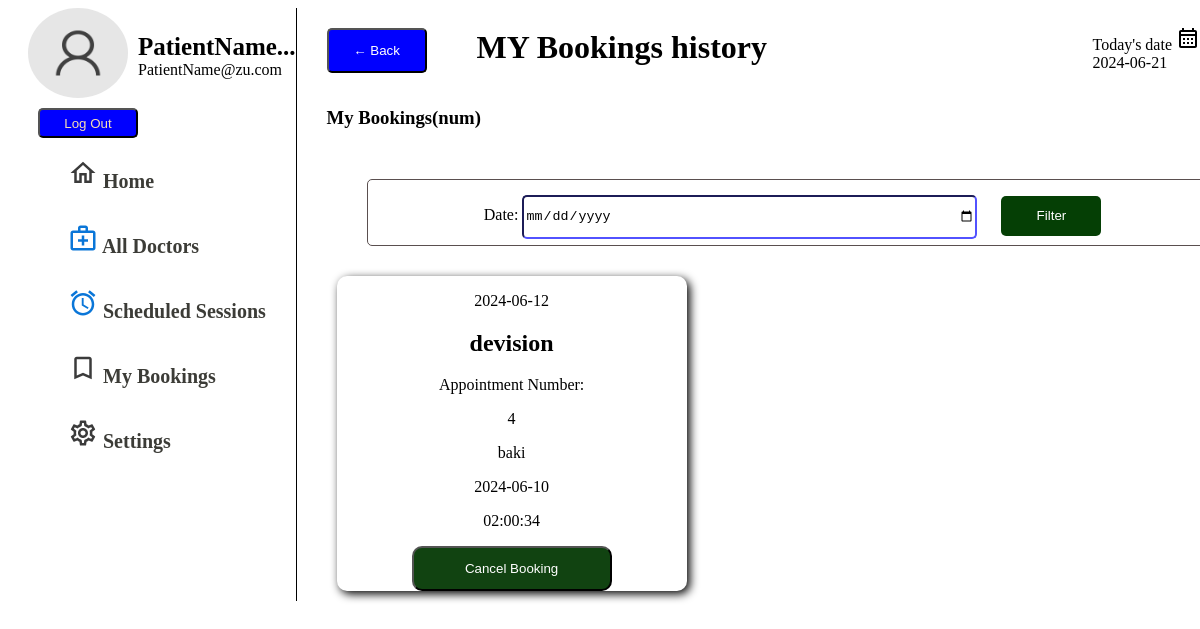
The app's page /patient/Book.php with its own data.
### tables this page shows
CREATE TABLE `appointment` (
  `name` varchar(255) NOT NULL,
  `apo_num` int(255) NOT NULL,
  `doc_name` varchar(255) NOT NULL,
  `title` varchar(255) NOT NULL,
  `date` date NOT NULL,
  `time` time NOT NULL,
  `apo_date` date NOT NULL,
  `id` int(4) NOT NULL
);

### patient/Book.php (the view, shortened to what this page needs)
<!DOCTYPE html>
<html lang="en">
<head>
    <link rel="stylesheet" href="Book.css">
</head>
<body>
    <div class="whole">
        <div>
            </div>
        <div class="Book_part">
            <div class="head">
                <button class="backbtn">← Back</button>
                <h1 class="h01">MY Bookings history</h1>
                <p class="currentDate">Today's date <img src="../img/calendar.svg" alt=""><br>
            <?php date_default_timezone_set('Asia/Kolkata');
             $today=date('Y-m-d');
              echo $today;?> </p><br>
            </div>
            <div class="TopAjust" >
                <h3>My Bookings(num)</h3>
                <div class="innerDiv">
                    Date: <input class="text" type="date">
                    <button class="filterBtn">Filter</button>
                </div>
            </div>
         <div class="rowMaker" >
            <?php
   include("../connection.php");
                $sql = "SELECT * FROM appointment";
                $result = mysqli_query($conn, $sql);
                    while ($row = mysqli_fetch_assoc($result)) {
                        echo "<div class=\"book\">
                            <p>" . $row["apo_date"] . "</p>
                            <h2>" . $row["title"] . "</h2>
                            <p>Appointment Number:</p>
                            <p>" . $row["apo_num"] . "</p>
                            <p>" . $row["doc_name"] . "</p>
                            <p>" . $row["date"] . "</p>
                            <p>" . $row["time"] . "</p>
                            <button onclick=\"deletefun('" . $row["apo_num"] . "', '" . $row["id"] . "')\">Cancel Booking</button>
                        </div>";
                    }
?>
</div>
  </div>
  </div>
</body>
</html>

### patient/Book.css (style rules this page uses)
.rowMaker { display: flex; flex-wrap: wrap; }
.whole { display: flex; }
.Book_part { display: inline-block; margin-left: 30px; background-color: white; }
.head { display: flex; }
.backbtn { width: 100px; height: 45px; background-color: blue; color: white; cursor: pointer; border-radius: 5px; margin-top: 20px; }
.h01 { margin-left: 50px; }
.currentDate { position: absolute; right: 0; top: 10px; }
.innerDiv { margin-top: 50px; margin-bottom: 20px; margin-left: 40px; border: 1px solid rgb(90, 79, 79); width: 850px; background-color: white; height: 50px; border-radius: 5px; text-align: center; padding-top: 15px; }
.text { width: 450px; height: 40px; border-radius: 5px; border-color: rgb(55, 55, 171); }
.filterBtn { width: 100px; height: 40px; border-radius: 5px; border: none; cursor: pointer; margin-left: 20px; background-color: rgb(5, 63, 5); color: white; }
.book { background-color: white; border-radius: 10px; box-shadow: 3px 3px 10px; text-align: center; width: 350px; margin: 10px; }
.book button { background-color: rgb(17, 67, 17); width: 200px; height: 45px; cursor: pointer; border-radius: 10px; color: white; }

### patient/patient.css (style rules this page uses)
.left_side { background-color: white; width: auto; height: 100%; display: inline-block; border-right: 1px solid black; }
.user { display: flex; margin-left: 20px; }
.user img { width: 100px; height: 90px; border-radius: 50%; }
.btn1 { margin-left: 30px; margin-top: 10px; background-color: blue; width: 100px; height: 30px; color: wheat; border-radius: 5px; cursor: pointer; }
.user_text { margin-left: 10px; }
.p1 { margin-bottom: 0; font-size: 25px; font-weight: bold; }
.p2 { margin-top: 0; }
.list_home { margin: 20px; font-size: 20px; font-weight: bold; }
.unorder { display: flex; flex-direction: column; }
.list_home li { list-style-type: none; }
.list { display: inline-block; margin-bottom: 30px; }
.list1 { display: inline-block; margin-bottom: 30px; }
.unorder a { text-decoration: none; color: rgb(60, 60, 55); }
.image { width: 30px; }

### records on screen
appointment: apo_date "2024-06-12", title "devision", apo_num "4", doc_name "baki", date "2024-06-10", time "02:00:34"
